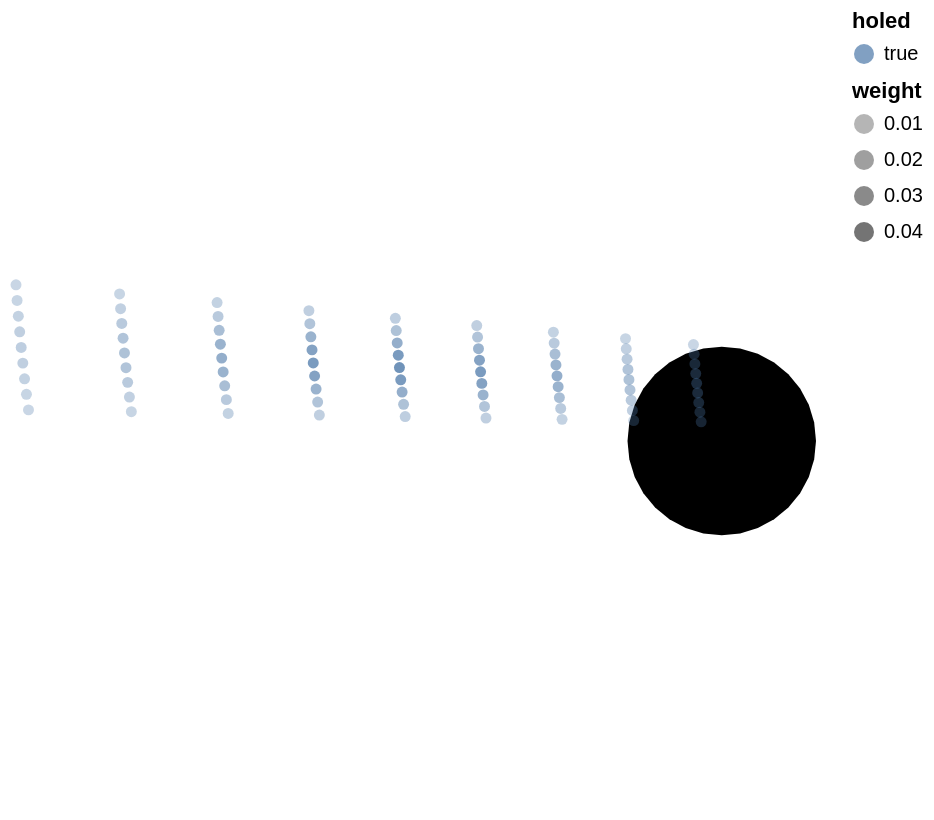

Notebook source saved alongside this figure:
### Code cell
hole_plot + (
    alt.Chart(df)
    .mark_point(filled=True)
    .encode(
        longitude="x",
        latitude="y",
        color="holed",
        opacity="weight",
        shape="holed",
        tooltip=["v_init", "theta", "x", "y", "impact", "weight"],
    )
    # .project(
    #     type="identity",
    #     reflectY=True,
    # )
    .properties(width=400, height=400)
)

### Figure 1 — Vega-Lite specification as saved in the notebook (floating-point values rounded to 4 significant figures)
{"config": {"view": {"continuousWidth": 400, "continuousHeight": 300}}, "layer": [{"data": {"name": "data-1f2085984b5266c946bf455742b513c8"}, "mark": {"type": "geoshape", "color": "black"}}, {"data": {"name": "data-70e4b900c4fc3cafc164b242706c225c"}, "mark": {"type": "point", "filled": true}, "encoding": {"color": {"field": "holed", "type": "nominal"}, "latitude": {"field": "y", "type": "quantitative"}, "longitude": {"field": "x", "type": "quantitative"}, "opacity": {"field": "weight", "type": "quantitative"}, "shape": {"field": "holed", "type": "nominal"}, "tooltip": [{"field": "v_init", "type": "quantitative"}, {"field": "theta", "type": "quantitative"}, {"field": "x", "type": "quantitative"}, {"field": "y", "type": "quantitative"}, {"field": "impact", "type": "quantitative"}, {"field": "weight", "type": "quantitative"}]}, "height": 400, "width": 400}], "$schema": "https://vega.github.io/schema/vega-lite/v4.17.0.json", "datasets": {"data-1f2085984b5266c946bf455742b513c8": [{"type": "Feature", "geometry": {"type": "Polygon", "coordinates": [[[0.054, 0.0], [0.05296, -0.01053], [0.04989, -0.02066], [0.0449, -0.03], [0.03818, -0.03818], [0.03, -0.0449], [0.02066, -0.04989], [0.01053, -0.05296], [3.307e-18, -0.054], [-0.01053, -0.05296], [-0.02066, -0.04989], [-0.03, -0.0449], [-0.03818, -0.03818], [-0.0449, -0.03], [-0.04989, -0.02066], [-0.05296, -0.01053], [-0.054, -6.613e-18], [-0.05296, 0.01053], [-0.04989, 0.02066], [-0.0449, 0.03], [-0.03818, 0.03818], [-0.03, 0.0449], [-0.02066, 0.04989], [-0.01053, 0.05296], [-9.92e-18, 0.054], [0.01053, 0.05296], [0.02066, 0.04989], [0.03, 0.0449], [0.03818, 0.03818], [0.0449, 0.03], [0.04989, 0.02066], [0.05296, 0.01053], [0.054, 0.0]]]}}], "data-70e4b900c4fc3cafc164b242706c225c": [{"v_init": 1.412, "theta": 3.131, "x": -0.01621, "y": 0.0552, "vx_end": -1.812e-07, "vy_end": 9.834e-07, "impact": -0.09236, "holed": true, "weight": 0.0007634}, {"v_init": 1.412, "theta": 3.14, "x": -0.01582, "y": 0.04968, "vx_end": -1.804e-07, "vy_end": 9.836e-07, "impact": -0.354, "holed": true, "weight": 0.001831}, {"v_init": 1.412, "theta": 3.149, "x": -0.01539, "y": 0.04412, "vx_end": -1.884e-07, "vy_end": 9.821e-07, "impact": -0.5903, "holed": true, "weight": 0.003422}, {"v_init": 1.412, "theta": 3.157, "x": -0.0149, "y": 0.03858, "vx_end": -2.03e-07, "vy_end": 9.792e-07, "impact": -0.7974, "holed": true, "weight": 0.004978}, {"v_init": 1.412, "theta": 3.166, "x": -0.01437, "y": 0.03305, "vx_end": -1.987e-07, "vy_end": 9.801e-07, "impact": -0.9776, "holed": true, "weight": 0.005641}, {"v_init": 1.412, "theta": 3.175, "x": -0.0138, "y": 0.0275, "vx_end": -1.972e-07, "vy_end": 9.804e-07, "impact": -1.131, "holed": true, "weight": 0.004978}, {"v_init": 1.412, "theta": 3.184, "x": -0.01317, "y": 0.022, "vx_end": -2.02e-07, "vy_end": 9.794e-07, "impact": -1.262, "holed": true, "weight": 0.003422}, {"v_init": 1.412, "theta": 3.192, "x": -0.01251, "y": 0.01647, "vx_end": -2.069e-07, "vy_end": 9.784e-07, "impact": -1.391, "holed": true, "weight": 0.001831}, {"v_init": 1.412, "theta": 3.201, "x": -0.01179, "y": 0.01097, "vx_end": -1.957e-07, "vy_end": 9.807e-07, "impact": -1.485, "holed": true, "weight": 0.0007634}, {"v_init": 1.455, "theta": 3.131, "x": -0.05513, "y": 0.05863, "vx_end": -1.808e-07, "vy_end": 9.835e-07, "impact": -0.197, "holed": true, "weight": 0.001831}, {"v_init": 1.455, "theta": 3.14, "x": -0.05471, "y": 0.05277, "vx_end": -1.837e-07, "vy_end": 9.83e-07, "impact": -0.4299, "holed": true, "weight": 0.004393}, {"v_init": 1.455, "theta": 3.149, "x": -0.05425, "y": 0.04687, "vx_end": -1.93e-07, "vy_end": 9.812e-07, "impact": -0.634, "holed": true, "weight": 0.008208}, {"v_init": 1.455, "theta": 3.157, "x": -0.05374, "y": 0.04098, "vx_end": -1.892e-07, "vy_end": 9.819e-07, "impact": -0.8084, "holed": true, "weight": 0.01194}, {"v_init": 1.455, "theta": 3.166, "x": -0.05317, "y": 0.03511, "vx_end": -2.216e-07, "vy_end": 9.751e-07, "impact": -0.9547, "holed": true, "weight": 0.01353}, {"v_init": 1.455, "theta": 3.175, "x": -0.05256, "y": 0.02923, "vx_end": -1.919e-07, "vy_end": 9.814e-07, "impact": -1.07, "holed": true, "weight": 0.01194}, {"v_init": 1.455, "theta": 3.184, "x": -0.0519, "y": 0.02337, "vx_end": -2.025e-07, "vy_end": 9.793e-07, "impact": -1.155, "holed": true, "weight": 0.008208}, {"v_init": 1.455, "theta": 3.192, "x": -0.05119, "y": 0.01751, "vx_end": -1.695e-07, "vy_end": 9.855e-07, "impact": -1.211, "holed": true, "weight": 0.004393}, {"v_init": 1.455, "theta": 3.201, "x": -0.05043, "y": 0.01166, "vx_end": -1.967e-07, "vy_end": 9.805e-07, "impact": -1.235, "holed": true, "weight": 0.001831}, {"v_init": 1.5, "theta": 3.131, "x": -0.09646, "y": 0.06228, "vx_end": -1.802e-07, "vy_end": 9.836e-07, "impact": -0.2497, "holed": true, "weight": 0.003422}, {"v_init": 1.5, "theta": 3.14, "x": -0.09602, "y": 0.05605, "vx_end": -1.83e-07, "vy_end": 9.831e-07, "impact": -0.4576, "holed": true, "weight": 0.008208}, {"v_init": 1.5, "theta": 3.149, "x": -0.09553, "y": 0.04978, "vx_end": -1.852e-07, "vy_end": 9.827e-07, "impact": -0.6408, "holed": true, "weight": 0.01533}, {"v_init": 1.5, "theta": 3.157, "x": -0.09499, "y": 0.04352, "vx_end": -1.853e-07, "vy_end": 9.827e-07, "impact": -0.7907, "holed": true, "weight": 0.02231}, {"v_init": 1.5, "theta": 3.166, "x": -0.09438, "y": 0.03729, "vx_end": -2.003e-07, "vy_end": 9.797e-07, "impact": -0.9119, "holed": true, "weight": 0.02528}, {"v_init": 1.5, "theta": 3.175, "x": -0.09374, "y": 0.03105, "vx_end": -2.13e-07, "vy_end": 9.771e-07, "impact": -1.003, "holed": true, "weight": 0.02231}, {"v_init": 1.5, "theta": 3.184, "x": -0.09303, "y": 0.02482, "vx_end": -2.03e-07, "vy_end": 9.792e-07, "impact": -1.062, "holed": true, "weight": 0.01533}, {"v_init": 1.5, "theta": 3.192, "x": -0.09228, "y": 0.01861, "vx_end": -2.111e-07, "vy_end": 9.775e-07, "impact": -1.088, "holed": true, "weight": 0.008208}, {"v_init": 1.5, "theta": 3.201, "x": -0.09148, "y": 0.01237, "vx_end": -1.937e-07, "vy_end": 9.811e-07, "impact": -1.087, "holed": true, "weight": 0.003422}, {"v_init": 1.546, "theta": 3.131, "x": -0.1404, "y": 0.06612, "vx_end": -1.814e-07, "vy_end": 9.834e-07, "impact": -0.2705, "holed": true, "weight": 0.004978}, {"v_init": 1.546, "theta": 3.14, "x": -0.1399, "y": 0.05953, "vx_end": -1.824e-07, "vy_end": 9.832e-07, "impact": -0.4631, "holed": true, "weight": 0.01194}, {"v_init": 1.546, "theta": 3.149, "x": -0.1394, "y": 0.05287, "vx_end": -1.723e-07, "vy_end": 9.85e-07, "impact": -0.6219, "holed": true, "weight": 0.02231}, {"v_init": 1.546, "theta": 3.157, "x": -0.1388, "y": 0.04623, "vx_end": -1.659e-07, "vy_end": 9.861e-07, "impact": -0.757, "holed": true, "weight": 0.03246}, {"v_init": 1.546, "theta": 3.166, "x": -0.1382, "y": 0.03959, "vx_end": -1.845e-07, "vy_end": 9.828e-07, "impact": -0.8556, "holed": true, "weight": 0.03678}, {"v_init": 1.546, "theta": 3.175, "x": -0.1375, "y": 0.03298, "vx_end": -1.887e-07, "vy_end": 9.82e-07, "impact": -0.9268, "holed": true, "weight": 0.03246}, {"v_init": 1.546, "theta": 3.184, "x": -0.1367, "y": 0.02636, "vx_end": -2.035e-07, "vy_end": 9.791e-07, "impact": -0.965, "holed": true, "weight": 0.02231}, {"v_init": 1.546, "theta": 3.192, "x": -0.1359, "y": 0.01975, "vx_end": -1.876e-07, "vy_end": 9.822e-07, "impact": -0.9694, "holed": true, "weight": 0.01194}, {"v_init": 1.546, "theta": 3.201, "x": -0.1351, "y": 0.01314, "vx_end": -2.016e-07, "vy_end": 9.795e-07, "impact": -0.9465, "holed": true, "weight": 0.004978}, {"v_init": 1.593, "theta": 3.131, "x": -0.187, "y": 0.07027, "vx_end": -1.687e-07, "vy_end": 9.857e-07, "impact": -0.2716, "holed": true, "weight": 0.005641}, {"v_init": 1.593, "theta": 3.14, "x": -0.1865, "y": 0.06323, "vx_end": -1.817e-07, "vy_end": 9.834e-07, "impact": -0.4483, "holed": true, "weight": 0.01353}, {"v_init": 1.593, "theta": 3.149, "x": -0.1859, "y": 0.05616, "vx_end": -1.824e-07, "vy_end": 9.832e-07, "impact": -0.5922, "holed": true, "weight": 0.02528}, {"v_init": 1.593, "theta": 3.157, "x": -0.1853, "y": 0.04911, "vx_end": -1.785e-07, "vy_end": 9.839e-07, "impact": -0.7077, "holed": true, "weight": 0.03678}, {"v_init": 1.593, "theta": 3.166, "x": -0.1847, "y": 0.04206, "vx_end": -1.697e-07, "vy_end": 9.855e-07, "impact": -0.7912, "holed": true, "weight": 0.04168}, {"v_init": 1.593, "theta": 3.175, "x": -0.1839, "y": 0.03503, "vx_end": -1.88e-07, "vy_end": 9.822e-07, "impact": -0.8441, "holed": true, "weight": 0.03678}, {"v_init": 1.593, "theta": 3.184, "x": -0.1831, "y": 0.028, "vx_end": -2.041e-07, "vy_end": 9.79e-07, "impact": -0.8641, "holed": true, "weight": 0.02528}, {"v_init": 1.593, "theta": 3.192, "x": -0.1823, "y": 0.02098, "vx_end": -1.778e-07, "vy_end": 9.841e-07, "impact": -0.8592, "holed": true, "weight": 0.01353}, {"v_init": 1.593, "theta": 3.201, "x": -0.1814, "y": 0.01398, "vx_end": -1.95e-07, "vy_end": 9.808e-07, "impact": -0.8118, "holed": true, "weight": 0.005641}, {"v_init": 1.642, "theta": 3.131, "x": -0.2365, "y": 0.07464, "vx_end": -1.722e-07, "vy_end": 9.851e-07, "impact": -0.2572, "holed": true, "weight": 0.004978}, {"v_init": 1.642, "theta": 3.14, "x": -0.236, "y": 0.06716, "vx_end": -1.81e-07, "vy_end": 9.835e-07, "impact": -0.4114, "holed": true, "weight": 0.01194}, {"v_init": 1.642, "theta": 3.149, "x": -0.2354, "y": 0.05965, "vx_end": -1.725e-07, "vy_end": 9.85e-07, "impact": -0.5477, "holed": true, "weight": 0.02231}, {"v_init": 1.642, "theta": 3.157, "x": -0.2348, "y": 0.05216, "vx_end": -1.856e-07, "vy_end": 9.826e-07, "impact": -0.6543, "holed": true, "weight": 0.03246}, {"v_init": 1.642, "theta": 3.166, "x": -0.234, "y": 0.04468, "vx_end": -1.798e-07, "vy_end": 9.837e-07, "impact": -0.7148, "holed": true, "weight": 0.03678}, {"v_init": 1.642, "theta": 3.175, "x": -0.2333, "y": 0.03721, "vx_end": -1.874e-07, "vy_end": 9.823e-07, "impact": -0.763, "holed": true, "weight": 0.03246}, {"v_init": 1.642, "theta": 3.184, "x": -0.2324, "y": 0.02974, "vx_end": -2.046e-07, "vy_end": 9.788e-07, "impact": -0.7653, "holed": true, "weight": 0.02231}, {"v_init": 1.642, "theta": 3.192, "x": -0.2315, "y": 0.02228, "vx_end": -1.902e-07, "vy_end": 9.817e-07, "impact": -0.7431, "holed": true, "weight": 0.01194}, {"v_init": 1.642, "theta": 3.201, "x": -0.2305, "y": 0.01485, "vx_end": -1.948e-07, "vy_end": 9.808e-07, "impact": -0.6812, "holed": true, "weight": 0.004978}, {"v_init": 1.692, "theta": 3.131, "x": -0.2891, "y": 0.07927, "vx_end": -1.701e-07, "vy_end": 9.854e-07, "impact": -0.2308, "holed": true, "weight": 0.003422}, {"v_init": 1.692, "theta": 3.14, "x": -0.2886, "y": 0.07133, "vx_end": -1.804e-07, "vy_end": 9.836e-07, "impact": -0.3817, "holed": true, "weight": 0.008208}, {"v_init": 1.692, "theta": 3.149, "x": -0.2879, "y": 0.06336, "vx_end": -1.806e-07, "vy_end": 9.836e-07, "impact": -0.4964, "holed": true, "weight": 0.01533}, {"v_init": 1.692, "theta": 3.157, "x": -0.2873, "y": 0.05541, "vx_end": -1.975e-07, "vy_end": 9.803e-07, "impact": -0.5919, "holed": true, "weight": 0.02231}, {"v_init": 1.692, "theta": 3.166, "x": -0.2865, "y": 0.04745, "vx_end": -1.741e-07, "vy_end": 9.847e-07, "impact": -0.6496, "holed": true, "weight": 0.02528}, {"v_init": 1.692, "theta": 3.175, "x": -0.2857, "y": 0.03952, "vx_end": -1.852e-07, "vy_end": 9.827e-07, "impact": -0.6663, "holed": true, "weight": 0.02231}, {"v_init": 1.692, "theta": 3.184, "x": -0.2848, "y": 0.03159, "vx_end": -2.053e-07, "vy_end": 9.787e-07, "impact": -0.6705, "holed": true, "weight": 0.01533}, {"v_init": 1.692, "theta": 3.192, "x": -0.2838, "y": 0.02367, "vx_end": -1.694e-07, "vy_end": 9.856e-07, "impact": -0.6353, "holed": true, "weight": 0.008208}, {"v_init": 1.692, "theta": 3.201, "x": -0.2828, "y": 0.01577, "vx_end": -1.947e-07, "vy_end": 9.809e-07, "impact": -0.5667, "holed": true, "weight": 0.003422}, {"v_init": 1.744, "theta": 3.131, "x": -0.345, "y": 0.08422, "vx_end": -1.671e-07, "vy_end": 9.859e-07, "impact": -0.1974, "holed": true, "weight": 0.001831}, {"v_init": 1.744, "theta": 3.14, "x": -0.3444, "y": 0.07576, "vx_end": -1.797e-07, "vy_end": 9.837e-07, "impact": -0.3305, "holed": true, "weight": 0.004393}, {"v_init": 1.744, "theta": 3.149, "x": -0.3437, "y": 0.0673, "vx_end": -1.881e-07, "vy_end": 9.821e-07, "impact": -0.4474, "holed": true, "weight": 0.008208}, {"v_init": 1.744, "theta": 3.157, "x": -0.343, "y": 0.05885, "vx_end": -1.73e-07, "vy_end": 9.849e-07, "impact": -0.5252, "holed": true, "weight": 0.01194}, {"v_init": 1.744, "theta": 3.166, "x": -0.3422, "y": 0.05041, "vx_end": -1.833e-07, "vy_end": 9.831e-07, "impact": -0.5734, "holed": true, "weight": 0.01353}, {"v_init": 1.744, "theta": 3.175, "x": -0.3413, "y": 0.04198, "vx_end": -5.471e-08, "vy_end": 9.985e-07, "impact": -0.5793, "holed": true, "weight": 0.01194}, {"v_init": 1.744, "theta": 3.184, "x": -0.3404, "y": 0.03356, "vx_end": -2.059e-07, "vy_end": 9.786e-07, "impact": -0.5626, "holed": true, "weight": 0.008208}, {"v_init": 1.744, "theta": 3.192, "x": -0.3394, "y": 0.02514, "vx_end": -1.932e-07, "vy_end": 9.812e-07, "impact": -0.5148, "holed": true, "weight": 0.004393}, {"v_init": 1.744, "theta": 3.201, "x": -0.3383, "y": 0.01675, "vx_end": -1.894e-07, "vy_end": 9.819e-07, "impact": -0.4461, "holed": true, "weight": 0.001831}, {"v_init": 1.797, "theta": 3.131, "x": -0.4044, "y": 0.08946, "vx_end": -1.718e-07, "vy_end": 9.851e-07, "impact": -0.1514, "holed": true, "weight": 0.0007634}, {"v_init": 1.797, "theta": 3.14, "x": -0.4037, "y": 0.08047, "vx_end": -1.79e-07, "vy_end": 9.838e-07, "impact": -0.2839, "holed": true, "weight": 0.001831}, {"v_init": 1.797, "theta": 3.149, "x": -0.403, "y": 0.07149, "vx_end": -1.952e-07, "vy_end": 9.808e-07, "impact": -0.3714, "holed": true, "weight": 0.003422}, {"v_init": 1.797, "theta": 3.157, "x": -0.4022, "y": 0.06251, "vx_end": -1.852e-07, "vy_end": 9.827e-07, "impact": -0.4453, "holed": true, "weight": 0.004978}, {"v_init": 1.797, "theta": 3.166, "x": -0.4014, "y": 0.05354, "vx_end": -1.841e-07, "vy_end": 9.829e-07, "impact": -0.4946, "holed": true, "weight": 0.005641}, {"v_init": 1.797, "theta": 3.175, "x": -0.4004, "y": 0.04458, "vx_end": 3.627e-08, "vy_end": 9.993e-07, "impact": -0.4985, "holed": true, "weight": 0.004978}, {"v_init": 1.797, "theta": 3.184, "x": -0.3995, "y": 0.03562, "vx_end": -1.853e-07, "vy_end": 9.827e-07, "impact": -0.4734, "holed": true, "weight": 0.003422}, {"v_init": 1.797, "theta": 3.192, "x": -0.3984, "y": 0.0267, "vx_end": -1.855e-07, "vy_end": 9.826e-07, "impact": -0.4173, "holed": true, "weight": 0.001831}, {"v_init": 1.797, "theta": 3.201, "x": -0.3972, "y": 0.0178, "vx_end": -1.885e-07, "vy_end": 9.821e-07, "impact": -0.3237, "holed": true, "weight": 0.0007634}]}}
